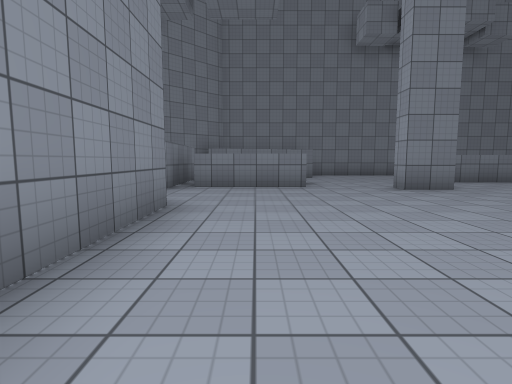
[1] (above)

24 first-person views from a walk through a 3-D level made in the Unity game engine. The camera is 1.2 m above the floor, tilts 6° down and sees 80° across. The floor is counted in squares, 2 m on a side. Each view is taken from the middle of a square. On the plan, view 1 faces up. The plan holds only what a view shows up to about 9 squares ahead; the rest is blank. The place goes on beyond the plan. The player is left out. Surface patterns are stand-ins for the level's own textures.

[2]
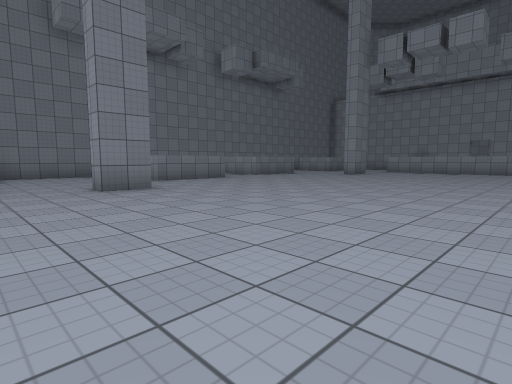

[3]
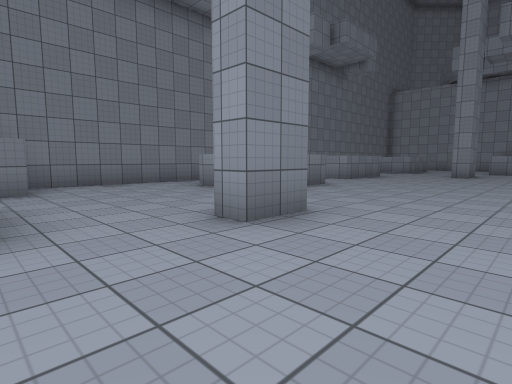

[4]
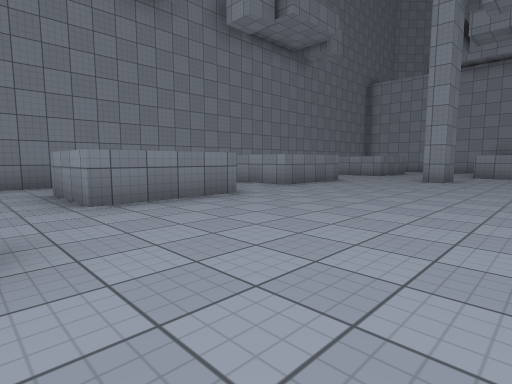

[5]
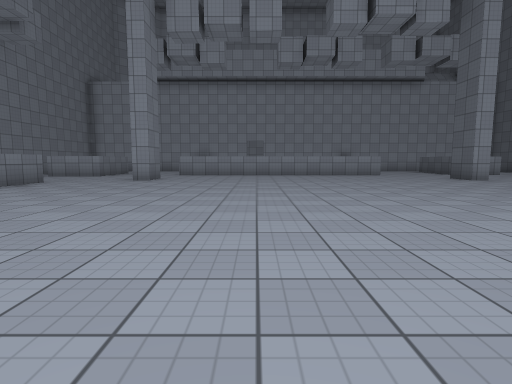

[6]
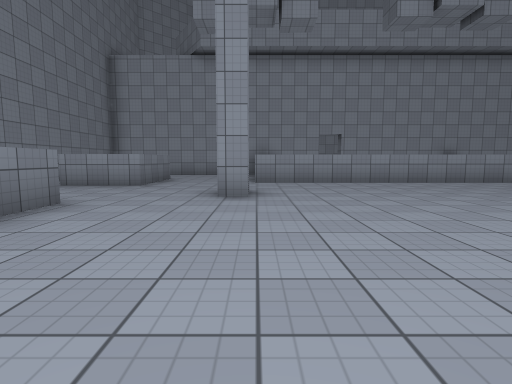

[7]
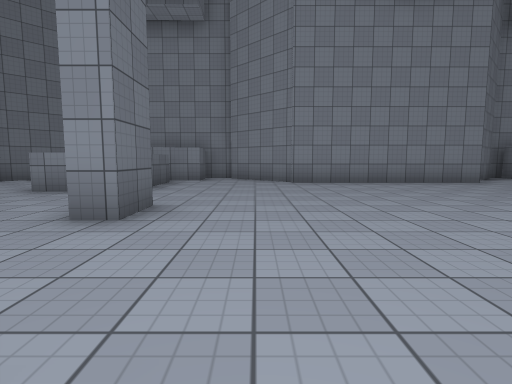

[8]
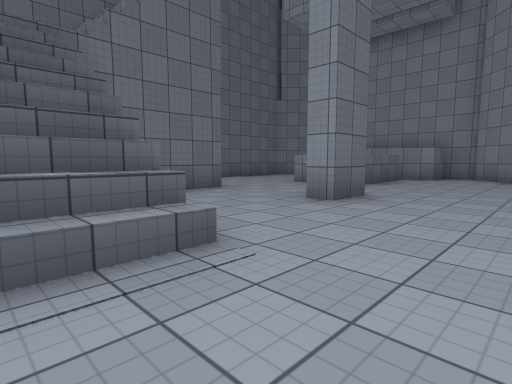

[9]
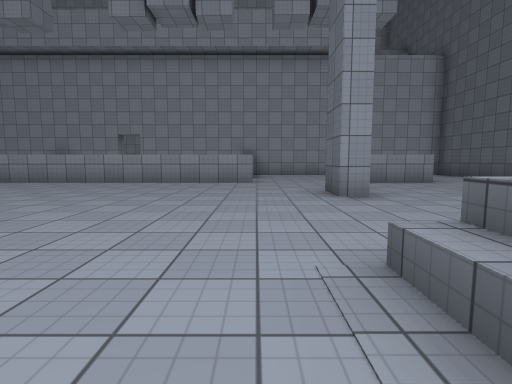

[10]
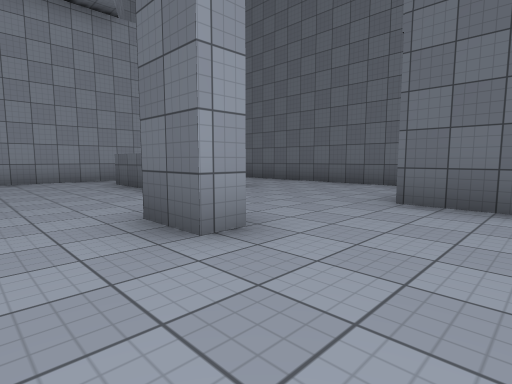

[11]
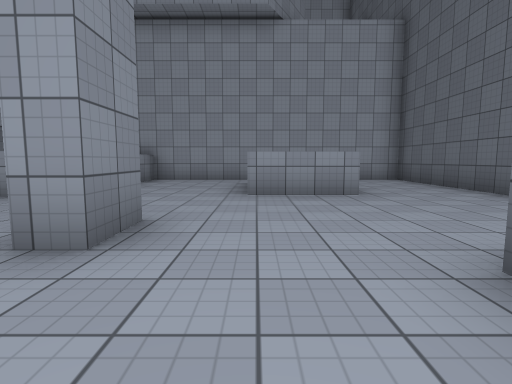

[12]
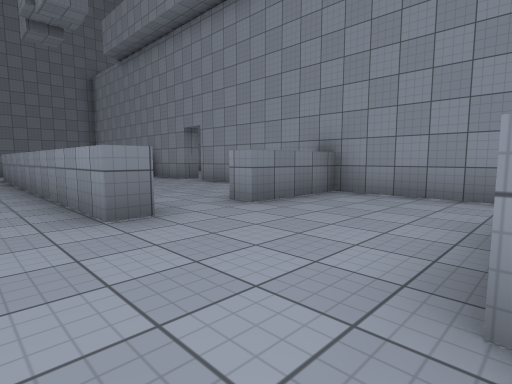

[13]
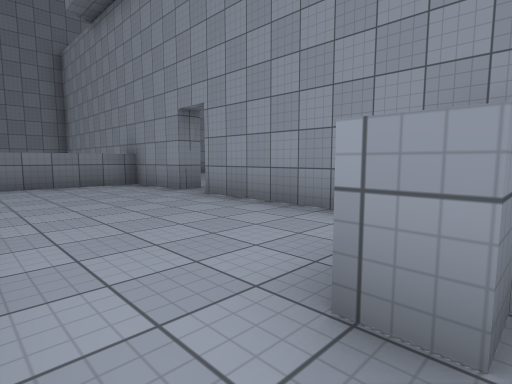

[14]
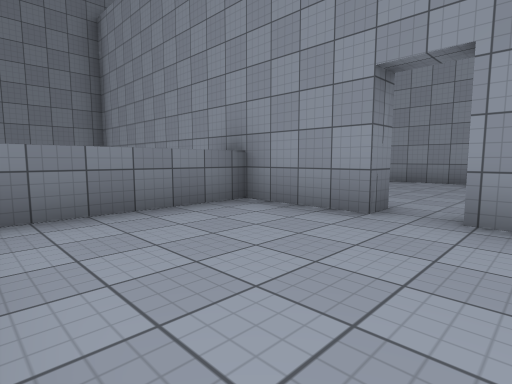

[15]
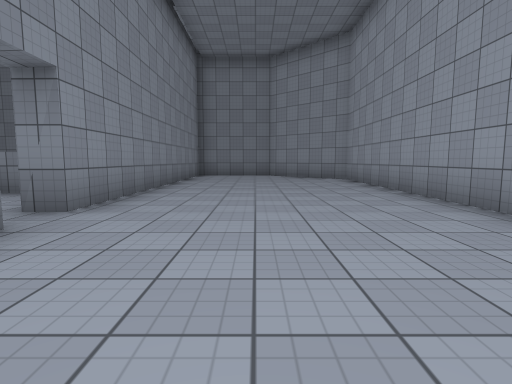

[16]
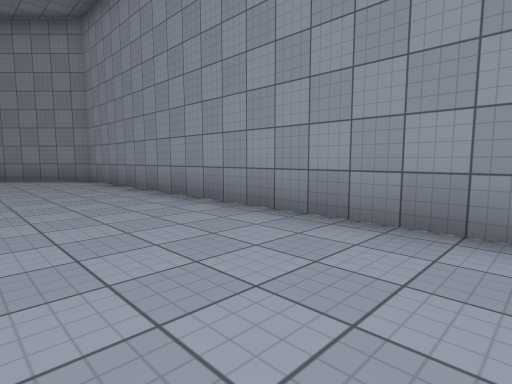

[17]
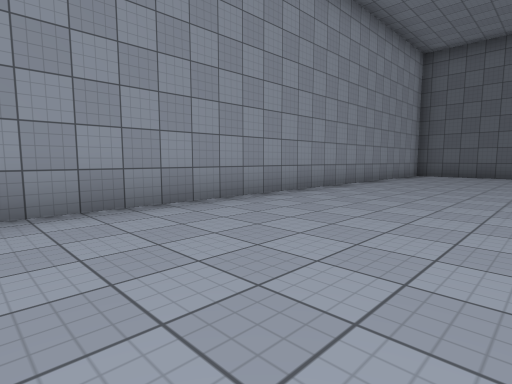

[18]
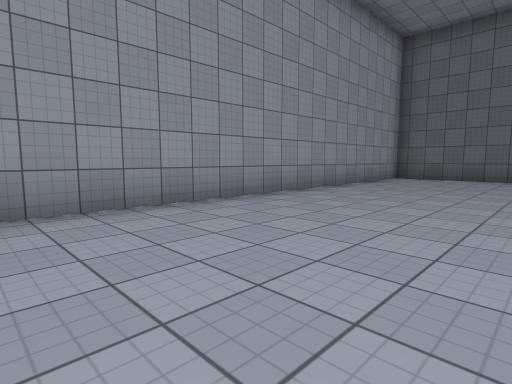

[19]
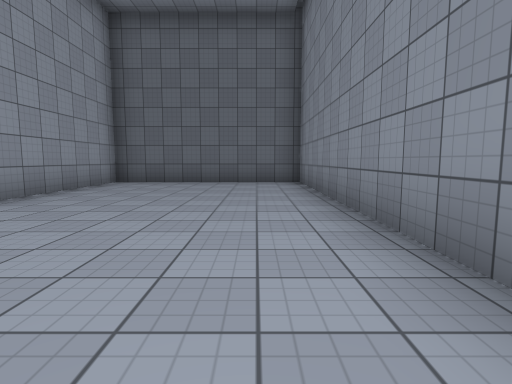

[20]
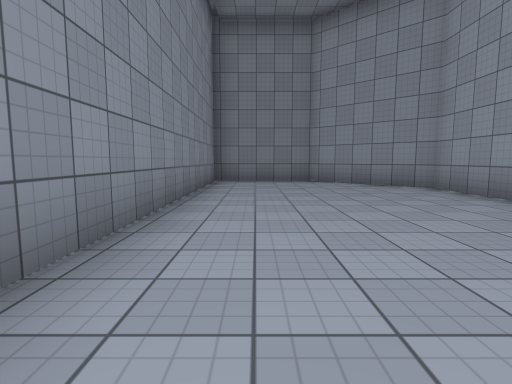

[21]
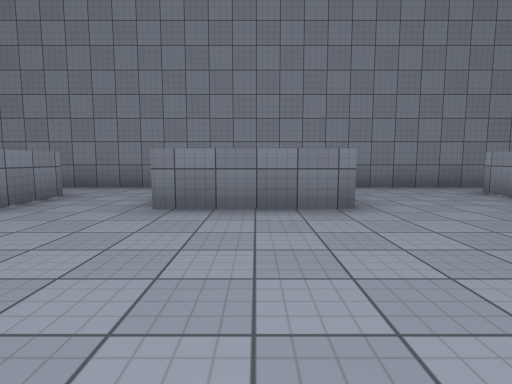

[22]
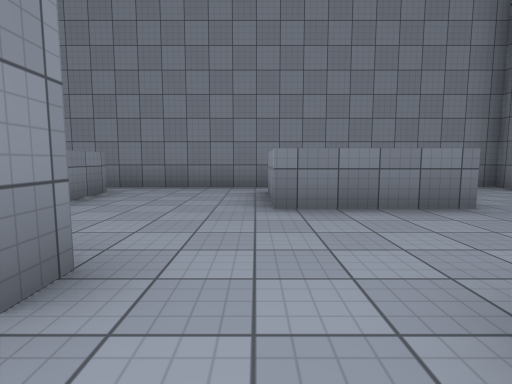

[23]
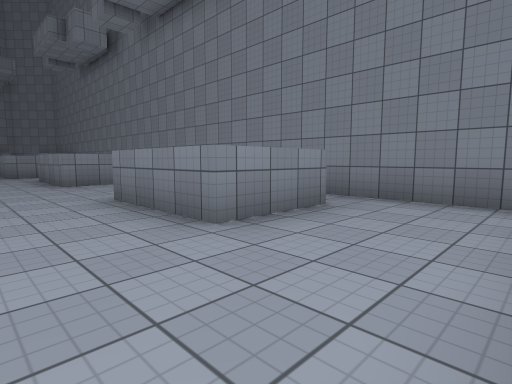

[24]
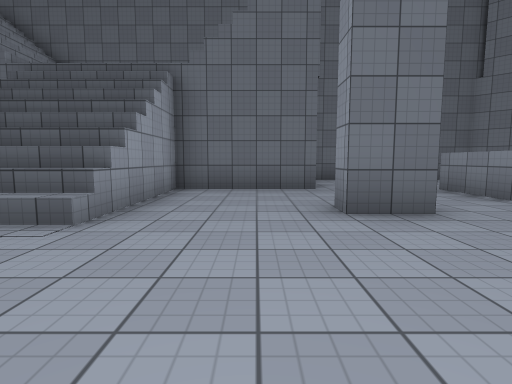

### Floor plan
Key: @ floor where view 1 was taken; # wall or solid block; . floor; / step, stairs or slope; ^ raised ledge.
Columns run from 3 left of view 1 to 26 right of it. Each row starts with its distance up from view 1.
 12      ########################
 11      #.......  .........#...##
 10      ....^^..^ ^...^^...#....#
  9  #  .....^^..^^^...^^...#....#
  8  #  ^...................#....#
  7  #^^^.##........##......#....#
  6   .................^^^^^#....#
  5  ..................^....#....#
  4  #.................^....#....#
  3  #.................^.........#
  2  #.................^....#....#
  1  #.................^....#....#
  0  #.@...............^....#....#
 -1 ##.................^....#....#
 -2 #..................^.^^^#....#
 -3  .....##..///...##......#....#
 -4  #......../// ..........#....#
 -5  #^^^...../// ......^^..#....#
 -6     ^...../// ......^   #....#
 -7    ..../     // ......  #....#
 -8   ..         // ........#....#
 -9  #.           // .......#....#
-10         ##   #################

Where each view was taken, in squares from view 1:
view 1: 0 up, 0 right, facing up
view 2: 0 up, 1 right, facing up-right
view 3: 4 up, 1 right, facing up-right
view 4: 4 up, 4 right, facing up-right
view 5: 3 up, 4 right, facing right
view 6: 6 up, 8 right, facing right
view 7: 2 down, 7 right, facing left
view 8: 1 down, 8 right, facing down-left
view 9: 2 down, 8 right, facing right
view 10: 2 down, 11 right, facing down-right
view 11: 5 down, 11 right, facing right
view 12: 5 down, 15 right, facing up-right
view 13: 2 down, 17 right, facing up-right
view 14: 2 up, 17 right, facing up-right
view 15: 0 up, 23 right, facing up
view 16: 0 up, 23 right, facing up-right
view 17: 3 up, 22 right, facing down-right
view 18: 1 up, 22 right, facing down-right
view 19: 1 down, 22 right, facing down
view 20: 3 up, 22 right, facing up
view 21: 5 up, 11 right, facing up
view 22: 5 up, 15 right, facing up
view 23: 7 up, 20 right, facing up-left
view 24: 0 up, 5 right, facing down
